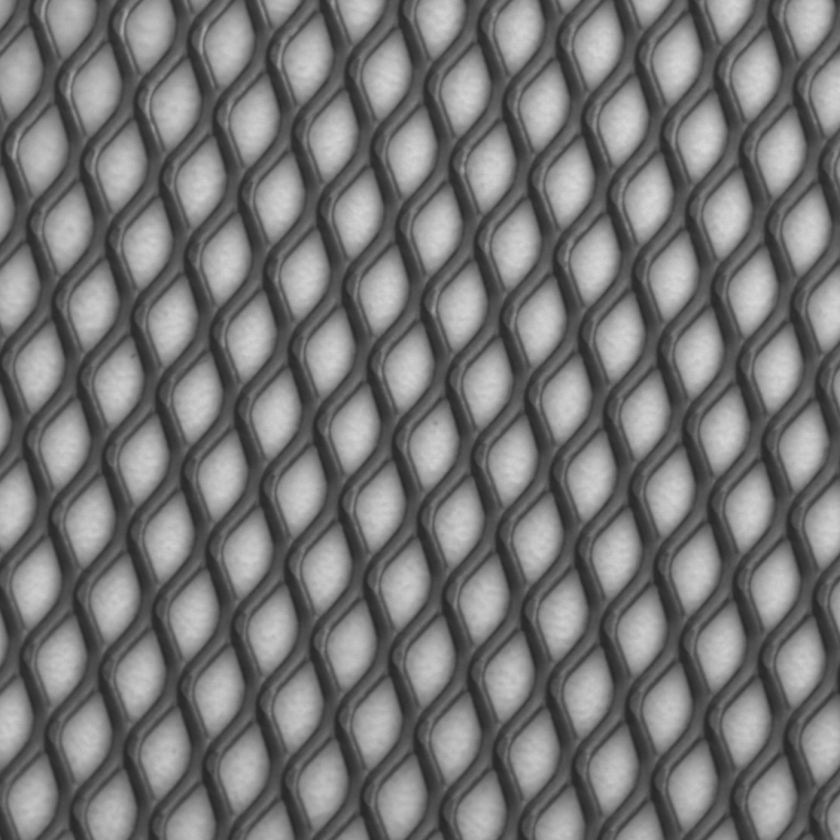
#> input picture HCLTech Hands-on + Assignments/Assignment-1/Sobel, Canny, and Laplacian/000.png, 840 x 840 px, shrunk from 1024 x 1024 before the run
$ python sobel_canny_laplace.py   (older library calls are emulated)
#> lines starting #> are read from the running program, lines starting #| are printed output that depends on the picture
import cv2
import numpy as np
import matplotlib.pyplot as plt

img = cv2.imread("000.png", cv2.IMREAD_GRAYSCALE)
#> img is the input picture: shape (840, 840); min 38, max 218, mean 117.8

blurred = cv2.GaussianBlur(img, (5, 5), 0)

sobelx = cv2.Sobel(blurred, cv2.CV_64F, 1, 0, ksize=3)
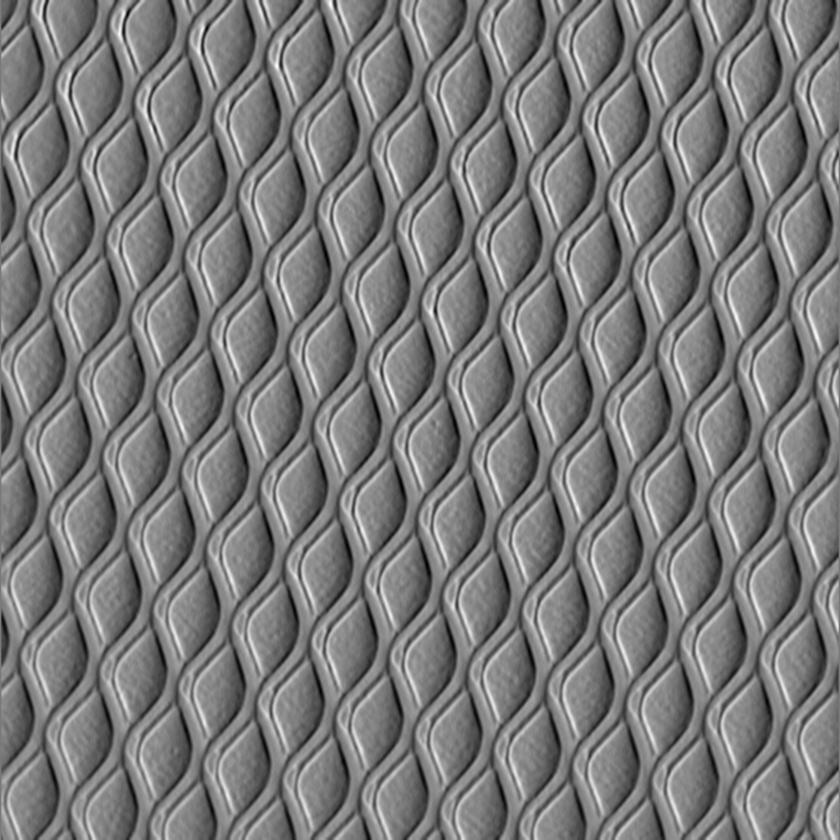
#> sobelx: shape (840, 840) float64; min -144, max 157, mean 0.1; drawn with min black and max white
sobely = cv2.Sobel(blurred, cv2.CV_64F, 0, 1, ksize=3)
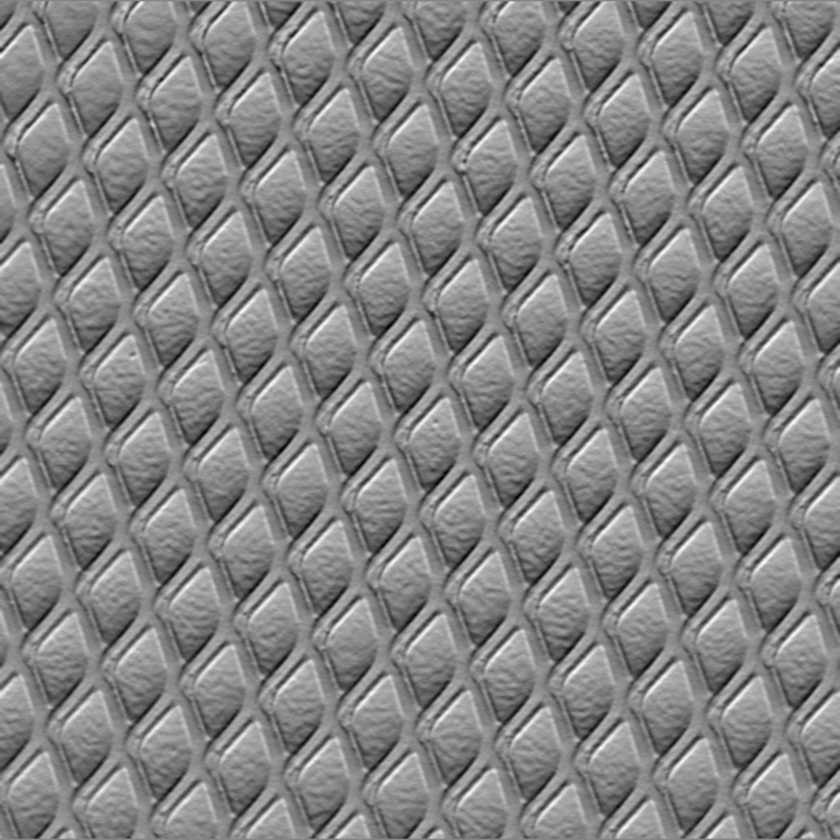
#> sobely: shape (840, 840) float64; min -105, max 96, mean -0.1; drawn with min black and max white
sobel = cv2.magnitude(sobelx, sobely)
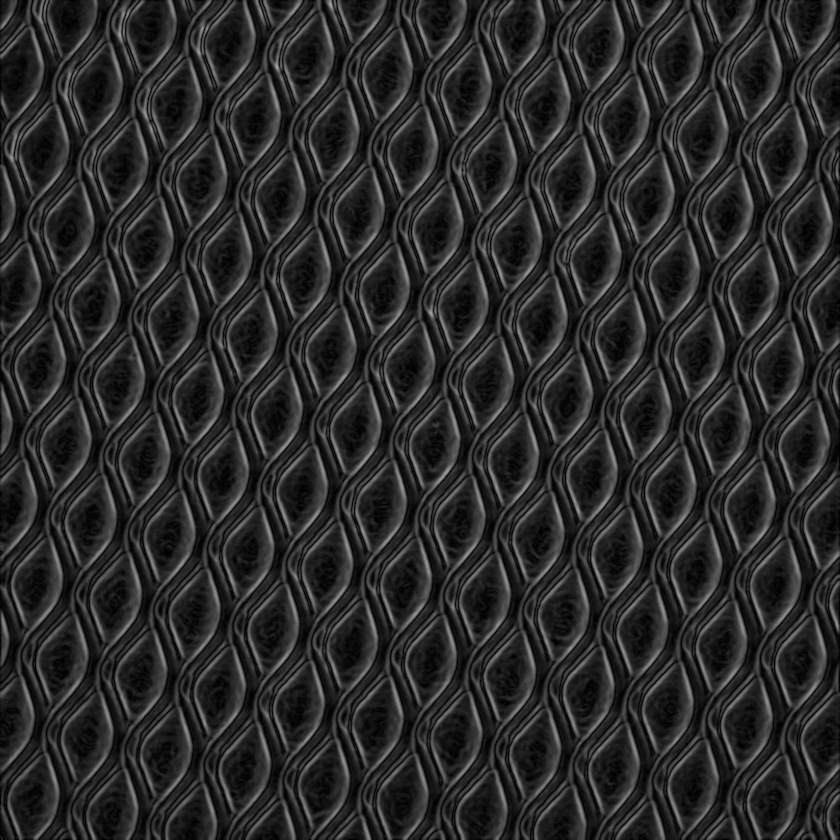
#> sobel: shape (840, 840) float64; min 0, max 167.7, mean 43.1
sobel = cv2.convertScaleAbs(sobel)

canny = cv2.Canny(blurred, 80, 180)
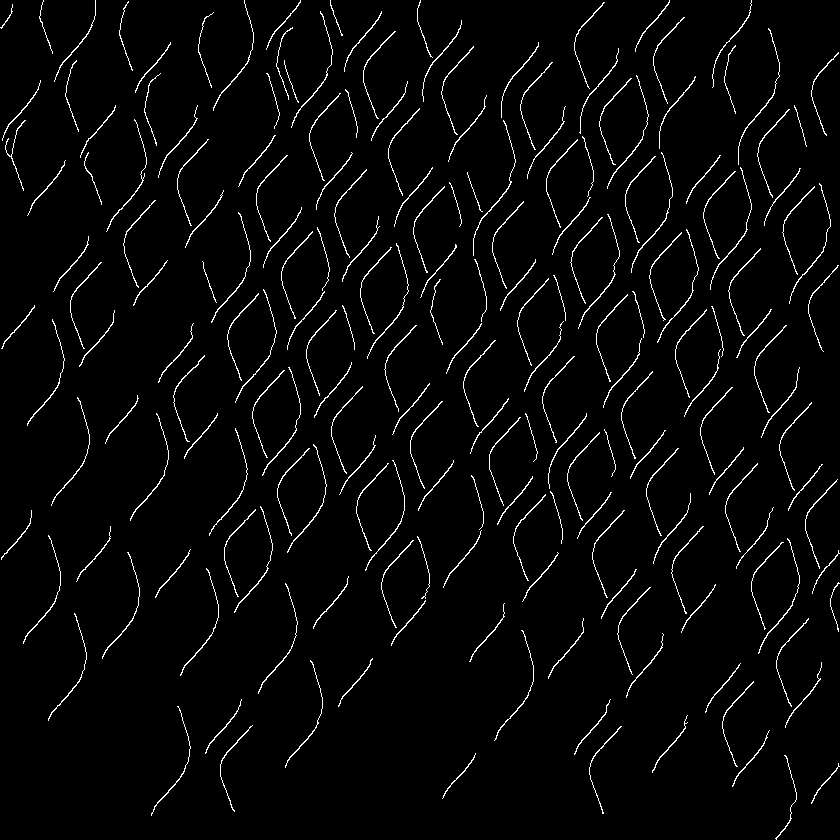
#> canny: shape (840, 840); 3% white in thin lines or dots

laplacian = cv2.Laplacian(blurred, cv2.CV_64F, ksize=3)
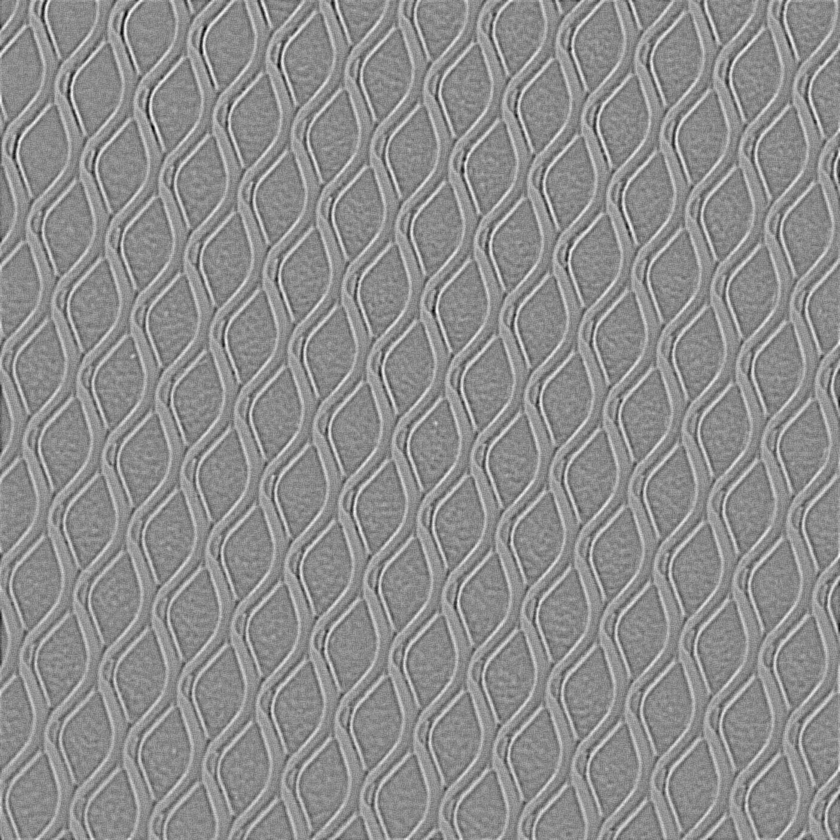
#> laplacian: shape (840, 840) float64; min -68, max 54, mean 0; drawn with min black and max white
laplacian = cv2.convertScaleAbs(laplacian)
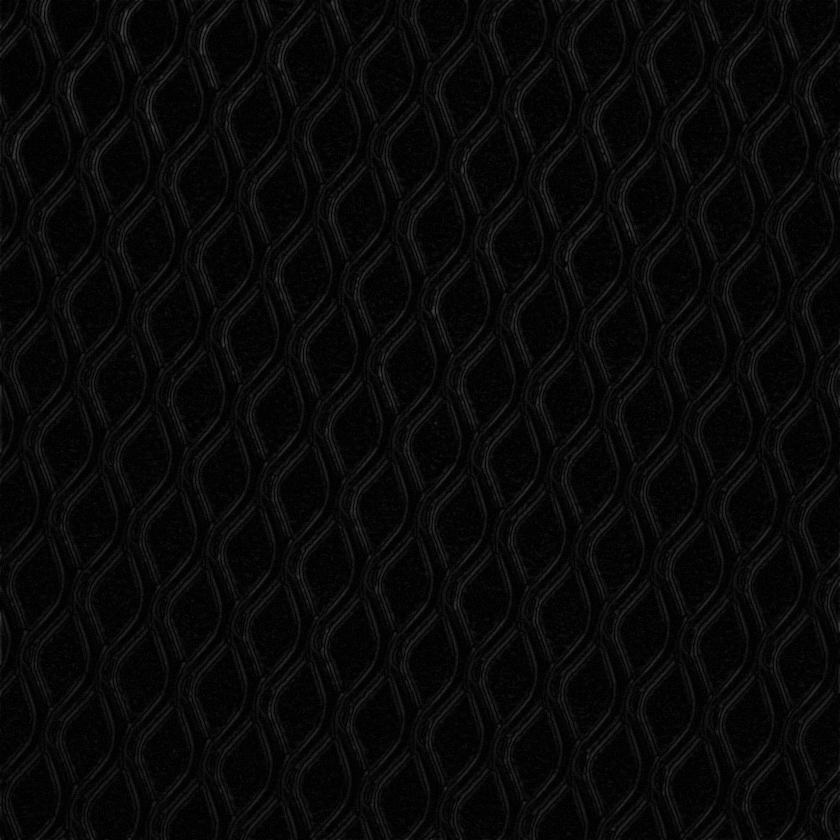
#> laplacian: shape (840, 840); min 0, max 68, mean 8.6

plt.figure(figsize=(14,8))

plt.subplot(2,2,1)
plt.title("Original Image")
plt.imshow(img, cmap='gray')
plt.axis("off")

plt.subplot(2,2,2)
plt.title("Sobel Edges")
plt.imshow(sobel, cmap='gray')
plt.axis("off")

plt.subplot(2,2,3)
plt.title("Canny Edges")
plt.imshow(canny, cmap='gray')
plt.axis("off")

plt.subplot(2,2,4)
plt.title("Laplacian Edges")
plt.imshow(laplacian, cmap='gray')
plt.axis("off")

plt.tight_layout()
plt.show()

$ run again, with HCLTech Hands-on + Assignments/Assignment-1/Sobel, Canny, and Laplacian/001.png copied over HCLTech Hands-on + Assignments/Assignment-1/Sobel, Canny, and Laplacian/000.png
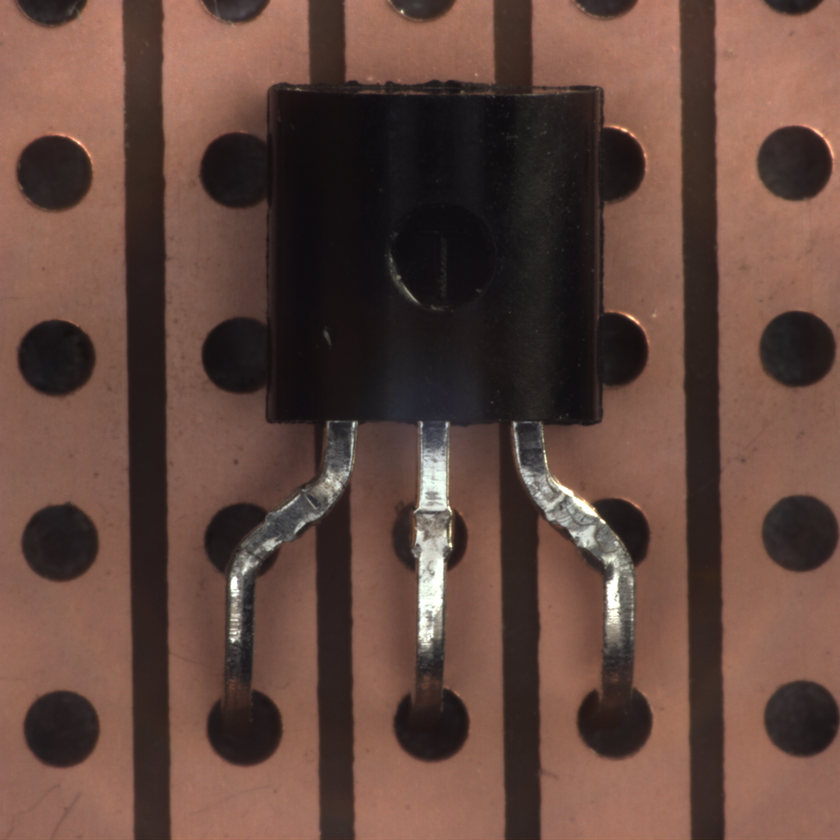
#> input picture HCLTech Hands-on + Assignments/Assignment-1/Sobel, Canny, and Laplacian/001.png, 840 x 840 px, shrunk from 1024 x 1024 before the run
#> `canny = cv2.Canny(blurred, 80, 180)`:
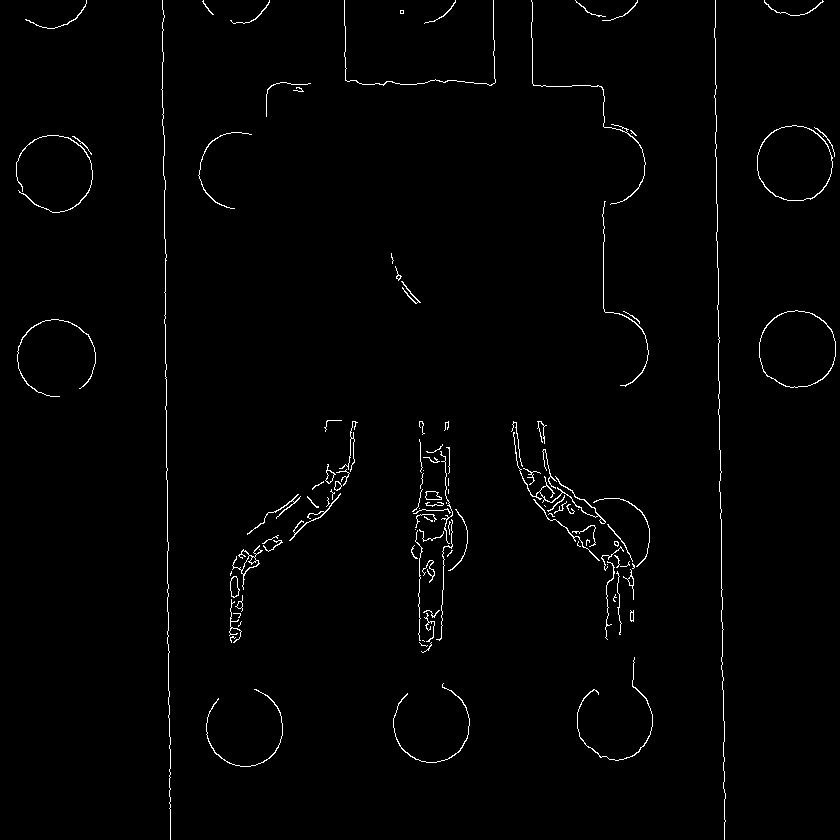
#> canny: shape (840, 840); 1.3% white in thin lines or dots
#> `laplacian = cv2.convertScaleAbs(laplacian)`:
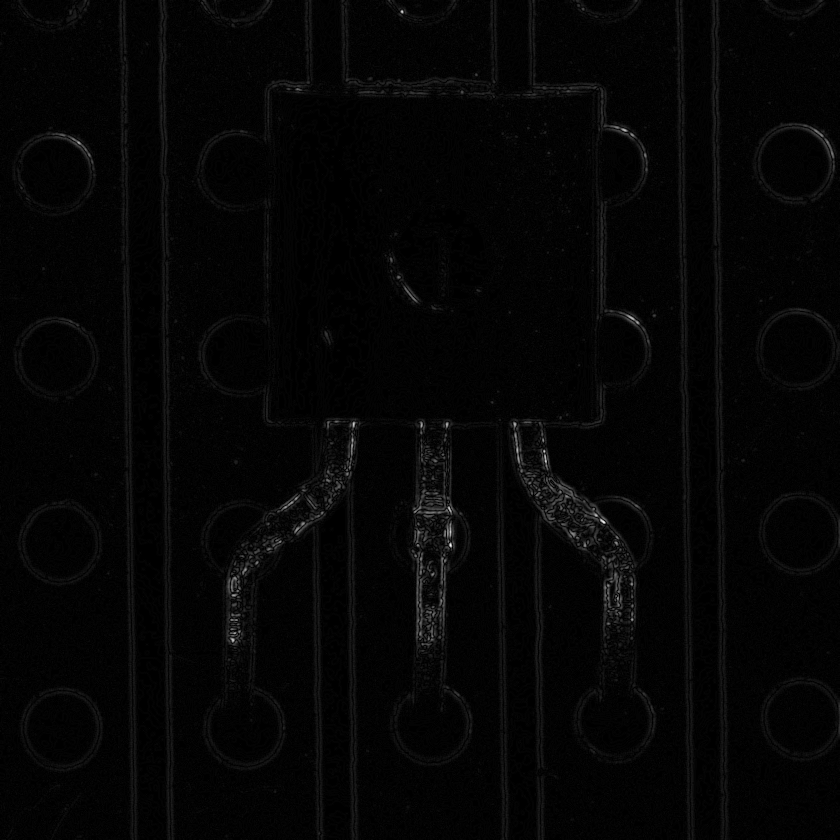
#> laplacian: shape (840, 840); min 0, max 252, mean 5
